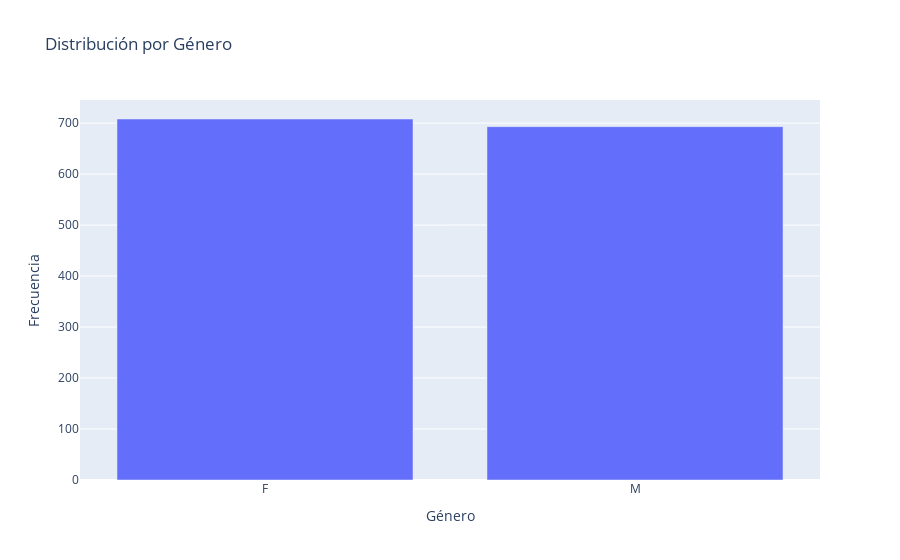

The notebook cell saved with this chart:
### Code cell
conteo_sexo = data['SEXO'].value_counts().reset_index()
conteo_sexo.columns = ['SEXO', 'conteo']
fig = px.bar(conteo_sexo, x='SEXO', y='conteo',
             title='Distribución por Género',
             labels={'conteo': 'Frecuencia', 'SEXO': 'Género'})
fig.show()

### Figure 1 — Plotly figure (JSON) as saved in the notebook; plotly's stock layout.template omitted (floating-point values rounded to 4 significant figures)
{"data": [{"alignmentgroup": "True", "hovertemplate": "Género=%{x}<br>Frecuencia=%{y}<extra></extra>", "legendgroup": "", "marker": {"color": "#636efa", "pattern": {"shape": ""}}, "name": "", "offsetgroup": "", "orientation": "v", "showlegend": false, "textposition": "auto", "type": "bar", "x": ["F", "M"], "xaxis": "x", "y": [708, 693], "yaxis": "y"}], "layout": {"barmode": "relative", "legend": {"tracegroupgap": 0}, "title": {"text": "Distribución por Género"}, "xaxis": {"anchor": "y", "domain": [0, 1], "title": {"text": "Género"}}, "yaxis": {"anchor": "x", "domain": [0, 1], "title": {"text": "Frecuencia"}}}}
